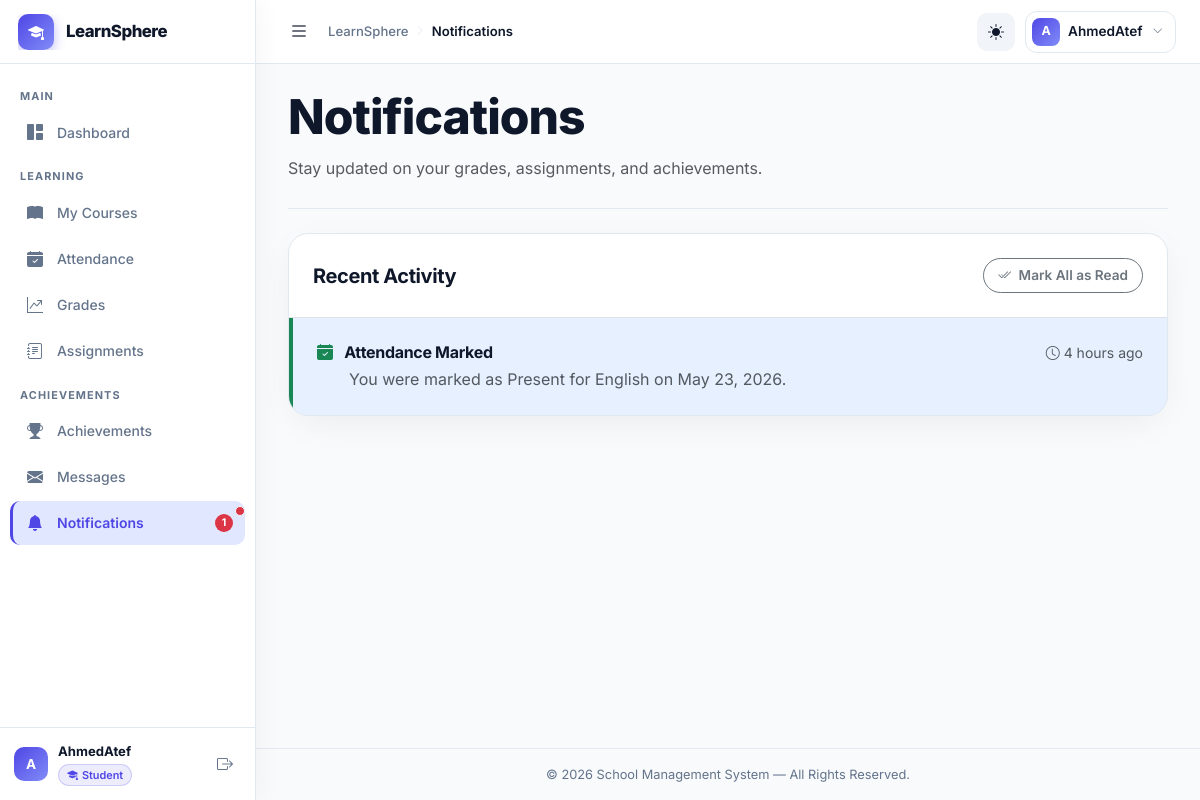
The app's page /modules/student/notifications.php (signed in) with its own data.
### tables this page shows
CREATE TABLE `notifications` (
  `id` int(11) NOT NULL AUTO_INCREMENT,
  `user_id` int(11) NOT NULL,
  `type` varchar(50) NOT NULL DEFAULT 'system',
  `title` varchar(255) NOT NULL,
  `message` text NOT NULL,
  `icon` varchar(60) DEFAULT 'bi-bell',
  `color` enum('primary','success','warning','danger','info','secondary') DEFAULT 'primary',
  `action_url` varchar(255) DEFAULT NULL,
  `is_read` tinyint(1) NOT NULL DEFAULT 0,
  `created_at` timestamp NOT NULL DEFAULT current_timestamp(),
  PRIMARY KEY (`id`),
  KEY `fk_notif_user` (`user_id`),
  CONSTRAINT `fk_notif_user` FOREIGN KEY (`user_id`) REFERENCES `users` (`id`) ON DELETE CASCADE
);

### config/auth.php (called while the page is built, shortened)
<?php
function current_user_id(): int
{
    return (int) ($_SESSION['user_id'] ?? 0);
}

### includes/notifications_helper.php (called while the page is built, shortened)
<?php
function get_notifications($conn, $userId, $limit = 50) {
    $stmt = $conn->prepare("SELECT * FROM notifications WHERE user_id = ? ORDER BY created_at DESC LIMIT ?");
    $stmt->bind_param('ii', $userId, $limit);
    $stmt->execute();
    $result = $stmt->get_result()->fetch_all(MYSQLI_ASSOC);
    return $result;
}

### modules/student/notifications.php (the view, shortened to what this page needs)
<?php
require_once BASE_PATH . '/config/connect.php';
require_once BASE_PATH . '/config/auth.php';
require_once BASE_PATH . '/includes/notifications_helper.php';
$userId = current_user_id();
$notifications = get_notifications($conn, $userId, 50);
require_once BASE_PATH . '/includes/header.php';
?>
<div class="dashboard-hero mb-4">
    <div class="dashboard-hero-text">
        <h1 class="dashboard-title">Notifications</h1>
        <p class="text-muted mb-0">Stay updated on your grades, assignments, and achievements.</p>
    </div>
</div>
<div class="dashboard-card mb-4" style="padding: 0; overflow: hidden;">
    <div class="d-flex justify-content-between align-items-center border-bottom p-4 bg-transparent">
        <h5 class="mb-0 fw-bold">Recent Activity</h5>
        <?php if (count($notifications) > 0): ?>
            <form method="POST" class="m-0">
                <button type="submit" name="mark_read" class="btn btn-sm btn-outline-secondary rounded-pill">
                    <i class="bi bi-check2-all me-1"></i> Mark All as Read
                </button>
            </form>
        <?php endif; ?>
    </div>
    <div class="p-0">
        <?php if (empty($notifications)): ?>
            <div class="text-center py-5">
                <i class="bi bi-bell-slash text-muted mb-3" style="font-size: 3rem;"></i>
                <h5 class="text-muted">No notifications yet</h5>
                <p class="text-muted">When teachers update your grades or attendance, you'll see it here.</p>
            </div>
        <?php else: ?>
            <div class="list-group list-group-flush">
                <?php foreach ($notifications as $n):
                    $isUnread = !(bool)$n['is_read'];
                    $color = $n['color'] ?: 'primary';
                    $icon = $n['icon'] ?: 'bi-bell-fill';
                ?>
                    <a href="<?= htmlspecialchars($n['action_url'] ?? '#'); ?>" class="list-group-item list-group-item-action p-4 text-body <?= $isUnread ? 'bg-primary bg-opacity-10' : ''; ?>" style="border-left: 4px solid var(--bs-<?= $color; ?>); background: <?= $isUnread ? '' : 'transparent'; ?>;">
                        <div class="d-flex w-100 justify-content-between align-items-center mb-1">
                            <h6 class="mb-0 fw-bold" style="color: var(--app-text);">
                                <i class="bi <?= $icon; ?> text-<?= $color; ?> me-2"></i>
                                <?= htmlspecialchars($n['title']); ?>
                            </h6>
                            <small class="text-muted d-flex align-items-center">
                                <i class="bi bi-clock me-1"></i>
                                <?php
                                    $time = strtotime($n['created_at']);
                                    $diff = time() - $time;
                                    if ($diff < 60) echo "Just now";
                                    elseif ($diff < 3600) echo floor($diff/60) . " mins ago";
                                    elseif ($diff < 86400) echo floor($diff/3600) . " hours ago";
                                    else echo floor($diff/86400) . " days ago";
                                ?>
                            </small>
                        </div>
                        <p class="mb-0 text-muted ms-4 ps-2">
                            <?= htmlspecialchars($n['message']); ?>
                        </p>
                    </a>
                <?php endforeach; ?>
            </div>
        <?php endif; ?>
    </div>
</div>
<?php require_once BASE_PATH . '/includes/footer.php'; ?>

### assets/css/custom.css (style rules this page uses)
:root { --app-bg: #f8fafc; --app-surface: #ffffff; --app-surface-soft: #f1f5f9; --app-text: #0f172a; --app-muted: #64748b; --app-border: #e2e8f0; --app-primary: #4f46e5; --app-primary-soft: #e0e7ff; --app-success: #10b981; --app-warning: #f59e0b; --app-danger: #ef4444; --app-shadow: 0 10px 40px -10px rgba(0,0,0,0.08); --app-shadow-hover: 0 20px 40px -10px rgba(0,0,0,0.12); --sidebar-width: 256px; --sidebar-collapsed-width: 72px; --topbar-height: 64px; --sidebar-transition: 0.28s cubic-bezier(0.4, 0, 0.2, 1); }
html, body { height: 100%; overflow: hidden; }
body { background: var(--app-bg); color: var(--app-text); font-family: "Inter", "Poppins", system-ui, -apple-system, "Segoe UI", Roboto, Arial, sans-serif; letter-spacing: 0; transition: background-color 0.3s ease, color 0.3s ease; }
h1, h2, h3, h4, h5, h6 { font-weight: 700; letter-spacing: -0.02em; }
.btn { border-radius: 12px; font-weight: 700; padding: 9px 14px; }
.btn-sm { border-radius: 10px; padding: 6px 11px; }
.dashboard-title { color: var(--app-text); font-size: clamp(2rem, 4vw, 3.35rem); font-weight: 800; line-height: 1.05; }
.btn-sm.rounded-pill { padding: 6px 14px; font-size: 0.85rem; font-weight: 600; transition: all 0.2s ease; }
.dashboard-card { background: var(--app-surface); border: 1px solid var(--app-border); border-radius: 20px; box-shadow: var(--app-shadow); padding: 24px; transition: box-shadow 0.25s ease, border-color 0.25s ease; }
.dashboard-hero { display: flex; align-items: flex-start; justify-content: space-between; gap: 20px; flex-wrap: wrap; padding-bottom: 28px; border-bottom: 1px solid var(--app-border); margin-bottom: 28px; }
.dashboard-hero-text { display: flex; flex-direction: column; align-items: flex-start; gap: 6px; flex: 1; min-width: 260px; }

### records on screen
notifications: title "Attendance Marked", message "You were marked as Present for English on May 23, 2026."

### other values on screen
$unreadCount "1"
substr($_SESSION['username'] ?? 'U', 0, 1) "A"
$_SESSION['username'] "AhmedAtef"
role_label($currentRole) "Student"
